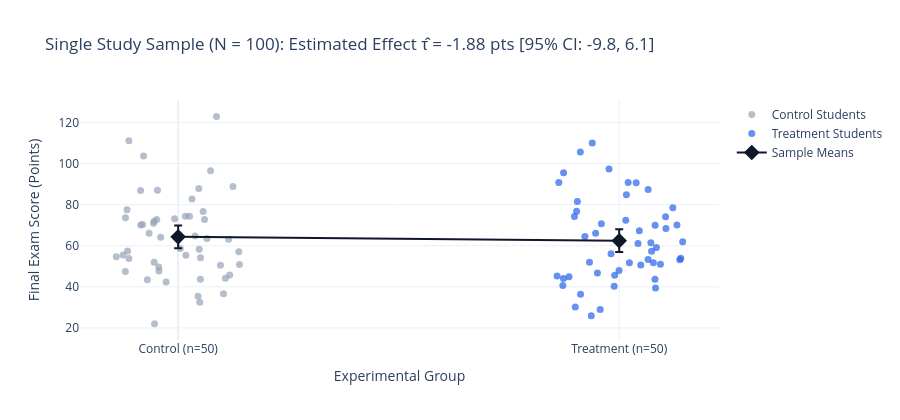

Notebook cell for this chart:
### Markdown cell above
### Step 1: Single-Study Realization ($N = 100$)
Let us simulate what a single researcher would see if they ran this study once with $N = 100$ students:

### Code cell
# 1. Simulate one study of size N=100
N_single = 100
n_grp = N_single // 2
tau_true = 5.0
sigma_score = 20.0
mu_ctrl = 60.0

# Generate scores
scores_ctrl = rng.normal(loc=mu_ctrl, scale=sigma_score, size=n_grp)
scores_treat = rng.normal(loc=mu_ctrl + tau_true, scale=sigma_score, size=n_grp)

# Compute estimates
mean_c = scores_ctrl.mean()
mean_t = scores_treat.mean()
diff_hat = mean_t - mean_c
se_hat = np.sqrt(scores_ctrl.var(ddof=1)/n_grp + scores_treat.var(ddof=1)/n_grp)
ci_low, ci_high = diff_hat - 1.96 * se_hat, diff_hat + 1.96 * se_hat

print(f"=== SINGLE STUDY REALIZATION (N = {N_single}) ===")
print(f"Control Mean (n={n_grp}):   {mean_c:.2f} points (True: {mu_ctrl})")
print(f"Treatment Mean (n={n_grp}): {mean_t:.2f} points (True: {mu_ctrl + tau_true})")
print(f"Estimated Effect τ̂:         {diff_hat:.2f} points (True τ: {tau_true:.2f})")
print(f"Estimated Standard Error:   {se_hat:.2f} points (Theory: 4.00)")
print(f"95% Credible Interval:     [{ci_low:.2f}, {ci_high:.2f}] (Contains zero? {'YES' if ci_low <= 0 <= ci_high else 'NO'})")

# Plot individual scores with jitter
fig_single = go.Figure()

jit_c = rng.uniform(-0.15, 0.15, size=n_grp)
jit_t = 1.0 + rng.uniform(-0.15, 0.15, size=n_grp)

fig_single.add_trace(go.Scatter(x=jit_c, y=scores_ctrl, mode='markers', marker=dict(size=7, color='#94a3b8', opacity=0.7), name='Control Students'))
fig_single.add_trace(go.Scatter(x=jit_t, y=scores_treat, mode='markers', marker=dict(size=7, color='#2563eb', opacity=0.7), name='Treatment Students'))

fig_single.add_trace(go.Scatter(
    x=[0, 1], y=[mean_c, mean_t],
    mode='markers+lines',
    marker=dict(size=12, color='#0f172a', symbol='diamond'),
    line=dict(color='#0f172a', width=2),
    name='Sample Means',
    error_y=dict(type='data', array=[1.96 * (scores_ctrl.std()/np.sqrt(n_grp)), 1.96 * (scores_treat.std()/np.sqrt(n_grp))], visible=True)
))

fig_single.update_layout(
    title=f'Single Study Sample (N = {N_single}): Estimated Effect τ̂ = {diff_hat:.2f} pts [95% CI: {ci_low:.1f}, {ci_high:.1f}]',
    xaxis=dict(tickvals=[0, 1], ticktext=['Control (n=50)', 'Treatment (n=50)'], title='Experimental Group'),
    yaxis_title='Final Exam Score (Points)',
    template='plotly_white',
    height=420
)
fig_single.show()

### Figure 1 — Plotly figure (JSON) as saved in the notebook; plotly's stock layout.template omitted (floating-point values rounded to 4 significant figures)
{"data": [{"marker": {"color": "#94a3b8", "opacity": 0.7, "size": 7}, "mode": "markers", "name": "Control Students", "type": "scatter", "x": [0.1071, 0.0385, -0.0536, 0.04674, -0.04855, 0.05058, -0.1115, -0.066, -0.1402, -0.1248, 0.01643, -0.08049, 0.004825, 0.04787, 0.1144, -0.04348, -0.0544, -0.0559, -0.1146, 0.04896, 0.0959, -0.008099, 0.01749, 0.1375, 0.05967, 0.07351, 0.1168, -0.08526, 0.04505, 0.06522, 0.1027, -0.04686, 0.05664, 0.03132, -0.02719, -0.1195, -0.04409, 0.139, -0.08504, -0.1159, -0.0397, -0.1197, -0.06984, 0.1243, -0.05437, 0.02577, -0.07838, 0.05039, -0.1117, 0.08694], "y": [44.14, 64.81, 22.07, 87.92, 72.77, 54.16, 53.76, 66.08, 54.65, 55.48, 74.4, 70.29, 58.72, 58.29, 63.22, 47.72, 51.92, 70.97, 57.39, 32.51, 50.45, 73.13, 55.35, 57.03, 72.84, 96.49, 45.74, 86.96, 35.4, 63.5, 36.61, 87.03, 76.68, 82.75, 42.29, 73.69, 49.62, 50.85, 70.13, 77.53, 64.09, 47.44, 43.48, 88.89, 71.88, 74.39, 103.7, 43.68, 111.2, 123.0]}, {"marker": {"color": "#2563eb", "opacity": 0.7, "size": 7}, "mode": "markers", "name": "Treatment Students", "type": "scatter", "x": [0.9769, 0.9051, 1.077, 1.016, 0.9814, 0.9222, 1.084, 0.9596, 0.8629, 1.14, 0.8591, 0.8861, 0.9897, 0.9124, 0.9505, 1.02, 1.137, 1.131, 0.8722, 1.106, 0.9003, 1.093, 0.9389, 1.065, 1.066, 1.105, 1.144, 0.9326, 1.038, 1.072, 0.8739, 1.049, 0.9465, 0.8984, 1.015, 0.9886, 1.023, 1.043, 0.9996, 1.122, 0.9034, 0.9366, 0.9569, 1.082, 1.046, 0.9119, 1.073, 1.081, 1.081, 0.8735], "y": [97.37, 81.54, 51.72, 84.89, 56.15, 64.57, 59.19, 70.68, 90.76, 53.89, 45.29, 44.94, 45.63, 36.38, 46.74, 90.87, 53.13, 70.14, 40.66, 68.39, 30.18, 51.02, 110.1, 53.34, 87.4, 74.1, 61.94, 51.96, 90.74, 61.45, 95.55, 50.62, 66.15, 74.31, 72.46, 40.32, 51.72, 61.08, 47.93, 78.55, 76.76, 25.86, 28.89, 39.37, 67.35, 105.7, 57.35, 70.01, 43.74, 44.06]}, {"error_y": {"array": [5.573, 5.557], "type": "data", "visible": true}, "line": {"color": "#0f172a", "width": 2}, "marker": {"color": "#0f172a", "size": 12, "symbol": "diamond"}, "mode": "markers+lines", "name": "Sample Means", "type": "scatter", "x": [0, 1], "y": [64.34, 62.46]}], "layout": {"height": 420, "title": {"text": "Single Study Sample (N = 100): Estimated Effect τ̂ = -1.88 pts [95% CI: -9.8, 6.1]"}, "xaxis": {"ticktext": ["Control (n=50)", "Treatment (n=50)"], "tickvals": [0, 1], "title": {"text": "Experimental Group"}}, "yaxis": {"title": {"text": "Final Exam Score (Points)"}}}}
